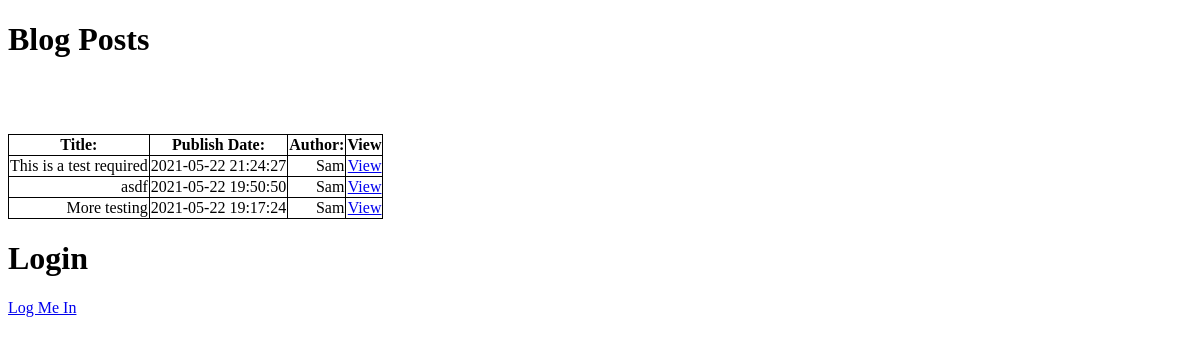
Before: / with the older database file.
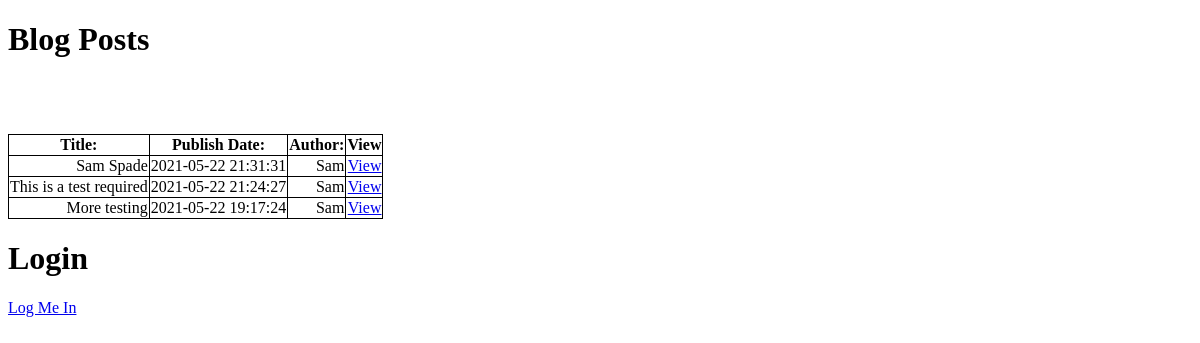
After: the same page with the newer database file.
### tables this page shows
CREATE TABLE posts (
  post_id INTEGER PRIMARY KEY AUTOINCREMENT,
  title TEXT NOT NULL,
  pub_date TIMESTAMP NOT NULL DEFAULT CURRENT_TIMESTAMP,
  content TEXT NOT NULL
);

CREATE TABLE authors (
  author_id INTEGER PRIMARY KEY AUTOINCREMENT,
  author_name TEXT NOT NULL
);

### app.py (the view)
@app.route('/')
def index():
    db = get_db()
    blog_posts = g.db.execute("SELECT posts.title, posts.pub_date, posts.content, authors.author_name, posts.post_id FROM created "
                               "INNER JOIN posts on created.post_id == posts.post_id "
                               "INNER JOIN authors on created.author_id == authors.author_id "
                              "ORDER BY posts.pub_date DESC").fetchall()
    return render_template('index.html', blogs=blog_posts)

### app.py (called while the page is built)
def get_db():
    if "db" not in g:
        g.db = sqlite3.connect(DATABASE)
        g.db.row_factory = sqlite3.Row
    return g.db

### templates/index.html (shortened to what this page needs)
<!DOCTYPE html>
<html lang="en">
<head>
</head>
<body>
<H1>Blog Posts</H1>
<table>
<tr>
    <th>Title:</th>
    <th>Publish Date:</th>
    <th>Author:</th>
    <th>View</th>
</tr>
{% for posts in blogs %}
<tr>
    <td>{{posts[0]}}</td>
    <td>{{posts[1]}}</td>
    <td>{{posts[3]}}</td>
    <td><a href="/{{posts[4]}}">View</a></td>
</tr>
{% endfor %}
</table>
<H1>Login</H1>
<a href="/login">Log Me In</a>
</body>
</html>

### templates/index.html (style rules this page uses)
table, th, td { border: 1px solid black; border-collapse: collapse; }
td { text-align:right; }

Changed rows visible on the page:
removed posts: title "asdf", pub_date "2021-05-22 19:50:50", author_name "Sam"
added posts: title "Sam Spade", pub_date "2021-05-22 21:31:31", author_name "Sam"
